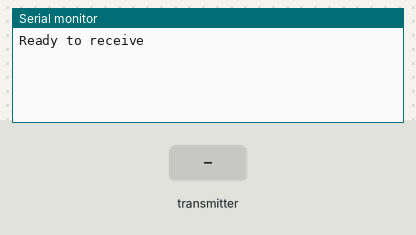
Bench run of a sketch on a simulated Arduino Uno, built with avr-gcc and run on an emulated ATmega328P. Shown: the last lines printed to the serial monitor. The inputs (shaded band) are chosen by the test bench. No radio packets arrive unless stated.

Above: at 1.2 s.
1.3 s: the transmitter starts sending rawValue = 0
At 1.37 s:
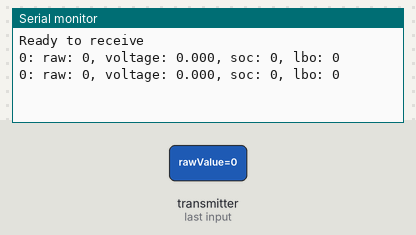
3.2 s: the transmitter starts sending voltage = 0
6.2 s: the transmitter starts sending counter = 0
9.2 s: the transmitter starts sending voltage = 25
12.2 s: the transmitter starts sending soc = 256
At 12.31 s:
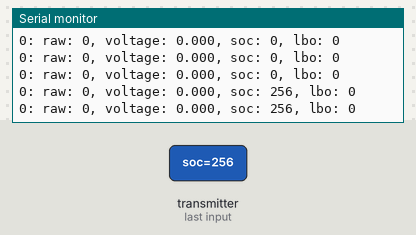
13.7 s: the transmitter starts sending lbo = 256
At 13.79 s:
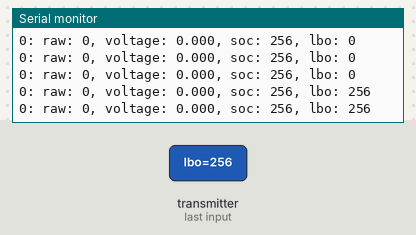

Measured:
- after the input at 1.3 s, the serial monitor: prints a new line at once (image 1)
- after the input at 12.2 s, the serial monitor: prints a new line at once (image 2)
- after the input at 13.7 s, the serial monitor: prints a new line at once (image 3)

The sketch:

Batterytest.ino
```cpp
#include <RF24.h>
struct BatteryPacket {
  int rawValue = 0;
  float voltage = 0;
  int soc = 0;
  int lbo = 0;
  int counter = 0;
};

RF24 radio(10, 9);  // CE, CSN
constexpr uint8_t ADDRESS_MAIN_DISPLAY[6] = "MAIN0";
constexpr float factor = 0.004783354;

BatteryPacket data;
void setup() {
  Serial.begin(9600);
  radio.begin();
  radio.setChannel(110);
  radio.openReadingPipe(0, ADDRESS_MAIN_DISPLAY);
  radio.setPALevel(RF24_PA_MAX);
  radio.setDataRate(RF24_250KBPS);
  radio.startListening();

  Serial.println("Ready to receive");

}


void loop() {

  if (radio.available()) {
    radio.read(&data, sizeof(data));

    float voltage = data.rawValue * factor;
    Serial.print(data.counter);
    Serial.print(": raw: ");
    Serial.print(data.rawValue);
    Serial.print(", voltage: ");
    Serial.print(voltage,3);
    Serial.print(", soc: ");
    Serial.print(data.soc);
    Serial.print(", lbo: ");
    Serial.println(data.lbo);

  }
}
```
